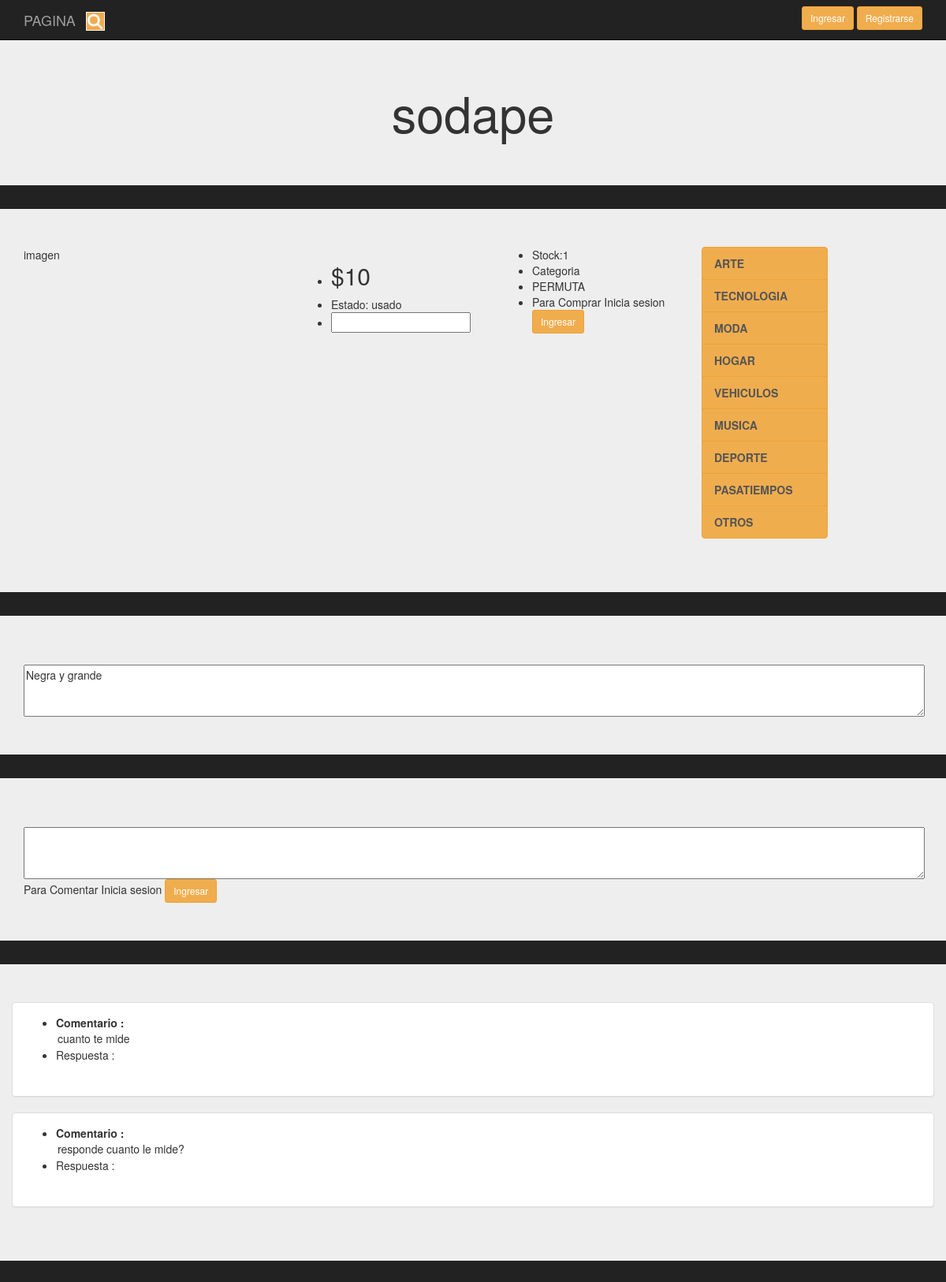
Before: /Prueba/Presentacion/articulo.php?id_pub=12 with the older database file.
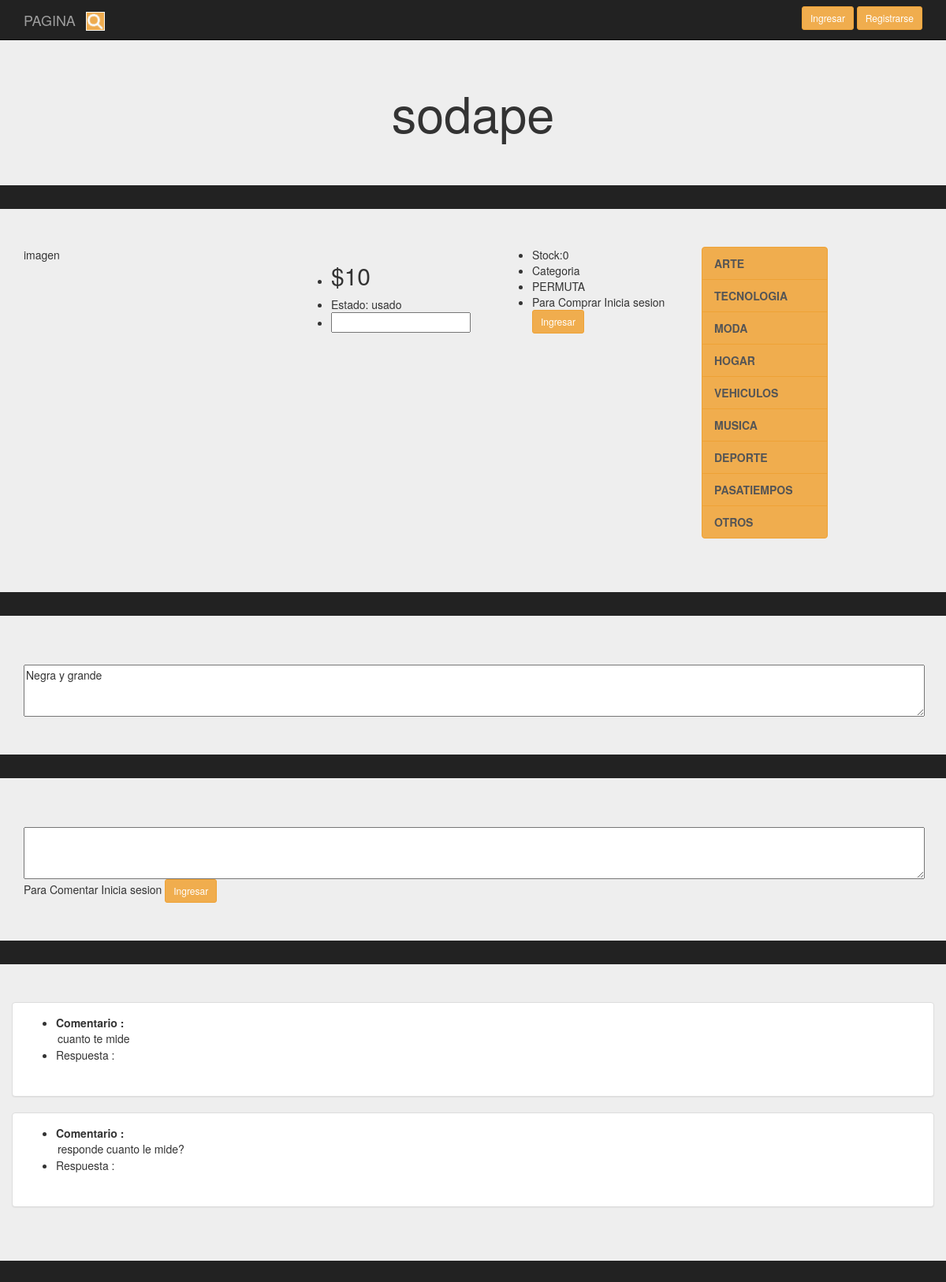
After: the same page with the newer database file.
### tables this page shows
CREATE TABLE `publicacion` (
  `id_pub` int(11) NOT NULL,
  `id_usup` int(11) NOT NULL,
  `nom_pub` varchar(40) DEFAULT NULL,
  `precio_pub` int(11) DEFAULT NULL,
  `stock_pub` int(11) DEFAULT NULL,
  `descripcion_pub` varchar(400) DEFAULT NULL,
  `img01_pub` varchar(20) DEFAULT NULL,
  `img02_pub` varchar(20) NOT NULL,
  `img03_pub` varchar(20) NOT NULL,
  `nuevo_pub` varchar(20) DEFAULT NULL,
  `fecha_pub` date DEFAULT NULL,
  `acepta_permuta_pub` varchar(20) DEFAULT NULL,
  `categoria_pub` varchar(20) DEFAULT NULL,
  `denuncia_pub` tinyint(1) DEFAULT NULL
);

### Prueba/clases/Publicacion.class.php (called while the page is built, shortened)
<?php
require_once('../persistencia/PersistenciaPublicacion.class.php');
class Publicacion
{
    private $id_pub;
    function __construct($id='',$usu='',$nom='',$pre='',$sto='',$des='',$im1='',$im2='',$im3='',$nue=''
	,$fec='',$acp='',$cat='',$den='')
    {
        $this->id_pub= $id;
    }
    public function getIdPublicacion()
    {
      return $this->id_pub;
    }
	public function consultaUno($conex)
    {
      $pu=new PersistenciaPublicacion;
      $datos= $pu->consUno($this,$conex);
      return $datos;
    }
}
?>

### Prueba/persistencia/PersistenciaPublicacion.class.php (called while the page is built, shortened)
<?php
class PersistenciaPublicacion
{
    public function consUno($obj, $conex)
   {
        $id_pub= trim($obj->getIdPublicacion());
        $sql = "select * from publicacion where id_pub=:id_pub";
        $result = $conex->prepare($sql);
	    $result->execute(array(":id_pub" => $id_pub));
		$resultados=$result->fetchAll();
       return $resultados;
    }
 }
?>

### Prueba/clases/Usuario.class.php (called while the page is built, shortened)
<?php
require_once('../persistencia/PersistenciaUsuario.class.php');
class Usuario
{
    function __construct($id='',$repu='',$susp='',$rol='',$prem='',$id_per='')
    {
        $this->idusu= $id;
	}
    public function getIdusuario()
    {
      return $this->idusu;
    }
	public function consultaUno($conex)
    {
      $pu=new PersistenciaUsuario;
      $datos= $pu->consUno($this,$conex);
      return $datos;
    }
}
?>

### Prueba/persistencia/PersistenciaUsuario.class.php (called while the page is built, shortened)
<?php
class PersistenciaUsuario
{
    public function consUno($obj, $conex)
   {
        $id_usu= trim($obj->getIdusuario());
        $sql = "select * from usuario where id_usu=:id_usu";
        $result = $conex->prepare($sql);
	    $result->execute(array(":id_usu" => $id_usu));
		$resultados=$result->fetchAll();
       return $resultados;
    }
 }
?>

### Prueba/clases/Comenta.class.php (called while the page is built, shortened)
<?php
require_once('../persistencia/PersistenciaComenta.class.php');
class Comenta
{
	private $id_pubcom;
    function __construct($idc='',$idu='',$idp='',$com='',$den='',$resp='')
    {
		$this->id_pubcom= $idp;
	}
	public function getIdpubcom()
    {
      return $this->id_pubcom;
    }
    public function consultaTodosPub($conex)
    {
      $pu=new PersistenciaComenta;
      $datos= $pu->consTodosPub($this,$conex);
      return $datos;
    }
}
?>

### Prueba/persistencia/PersistenciaComenta.class.php (called while the page is built, shortened)
<?php
class PersistenciaComenta
{
   public function consTodosPub($obj, $conex)
   {
		$id_pub= trim($obj->getIdpubcom());
        $sql = "select * from comenta where id_pubcom=:id_pub";
        $result = $conex->prepare($sql);
		$result->execute(array(":id_pub" => $id_pub));
		$resultados=$result->fetchAll();
       return $resultados;
    }
 }
?>

### Prueba/Presentacion/articulo.php (the view, shortened to what the changed rows need)
<?php
require_once('../clases/Publicacion.class.php');
require_once('../clases/Usuario.class.php');
require_once('../clases/Comenta.class.php');
$id_pub= strip_tags(trim($_GET['id_pub']));
?>
<!doctype html>
<html lang="en">
<head>
<link rel="stylesheet" href="https://maxcdn.bootstrapcdn.com/bootstrap/3.3.7/css/bootstrap.min.css">
<link rel="stylesheet" href="../css/estilos.css">
	</head>
<body>
									<?php
										$conex = conectar();
										$d = new Publicacion($id_pub);
										$datos_d=$d->consultaUno($conex);
										$cuenta=count($datos_d);
									?>
									<?php
									for ($i=0;$i<$cuenta;$i++)
									{
									?>
									<?php $id_usup = $datos_d[$i][1]?>
									<?php $nom_pub = $datos_d[$i][2]?>
									<?php $precio = $datos_d[$i][3]?>
									<?php $stock = $datos_d[$i][4]?>
									<?php $descripcion = $datos_d[$i][5]?>
									<?php $estado = $datos_d[$i][9]?>
									<?php $permuta = $datos_d[$i][11]?>
									<?php
											$conex = conectar();
											$u = new Usuario($id_usup);
											$datos_u=$u->consultaUno($conex);
											$cuentau=count($datos_u);
										?>
											<?php
											for ($i=0;$i<$cuentau;$i++)
											{
											?>
									<?php
												$id_comenpub = $datos_d[$i][0];
												$conex = conectar();
												$c = new Comenta('','',$id_comenpub);
												$datos_c=$c->consultaTodosPub($conex);
												$cuentac=count($datos_c);
											?>
											<table>
				<?php
				for ($i=0;$i<$cuentac;$i++)
				{
				?>
										<?php $id_com = $datos_c[$i][0]?>
										<?php $id_usucomenta = $datos_c[$i][1]?>
										<?php $id_pub_comentada = $datos_c[$i][2]?>
										<?php $comentario = $datos_c[$i][3]?>
										<?php $com_denunciado = $datos_c[$i][4]?>
										<?php $respuesta = $datos_c[$i][5]?>
								<?php
								}
								?>
		<div class="jumbotron">
			<div class="container text-center">
			<h1 class="text-danger"><?php echo $nom_pub ?></h1>
			</div>
		</div>
		<div class="jumbotron">
				<div class="container">
					<div class="row col-md-4">
					imagen
					</div>
					<div class="row col-md-3">
						<ul>
							<li><h2>$<?php echo $precio ?></h2></li>
							<li>Estado: <?php echo $estado ?></li>
							<li><input type="number" min="1" class=""></li>
						</ul>
					</div>
					<div class="row col-md-3">
						<ul>
							<li>Stock:<?php echo $stock ?></li>
							<li>Categoria</li>
							<li><?php if ($permuta == "permuta"){ ?>
							PERMUTA
							<?php }
							if ($permuta == "nopermuta") {?>
							No permuta
							<?php }?></li>
							<li>Para Comprar Inicia sesion <a href="singin.php" class="btn btn-warning btn-sm">Ingresar</a></li>
						</ul>
					</div>
					<div>
						<div class="row col-xs-6 col-sm-3 col-md-2 sidebar-offcanvas aling-left" id="sidebar">
						  <div class="list-group"><b>
						 	<a href="menucategoria.php?categoria=ARTE" class="list-group-item">ARTE</a>
							<a href="menucategoria.php?categoria=TECNOLOGIA" class="list-group-item">TECNOLOGIA</a>
							<a href="menucategoria.php?categoria=MODA" class="list-group-item">MODA</a>
							<a href="menucategoria.php?categoria=HOGAR" class="list-group-item">HOGAR</a>
							<a href="menucategoria.php?categoria=VEHICULOS" class="list-group-item">VEHICULOS</a>
							<a href="menucategoria.php?categoria=MUSICA" class="list-group-item">MUSICA</a>
							<a href="menucategoria.php?categoria=DEPORTE" class="list-group-item">DEPORTE</a>
							<a href="menucategoria.php?categoria=PASATIEMPOS" class="list-group-item">PASATIEMPOS</a>
							<a href="menucategoria.php?categoria=OTROS" class="list-group-item">OTROS</a>
							</b>
						  </div>
						</div>
					</div>
				</div>
		</div>
			<div class="jumbotron">
				<div class="container">
					<form action="">
						<textarea name="area" id="" cols="150" rows="3"><?php echo $descripcion ?></textarea>
					</form>
				</div>
			</div>
		<div class="jumbotron">
			<div class="container">
				<form action="">
					<textarea name="area" id="" cols="150" rows="3"></textarea><br>
					Para Comentar Inicia sesion <a href="singin.php" class="btn btn-warning btn-sm">Ingresar</a>
				</form>
			</div>
		</div>
		<div class="jumbotron">
			<div class="container">
				<div class="row">
				<?php
				for ($i=0;$i<$cuentac;$i++)
				{
				?>
				<div class="panel panel-default">
					<div class="panel-body">
						<ul>
							<li><strong>Comentario : </strong><br><option value="<?php echo $datos_c[$i][0]?>"  ><?php echo $datos_c[$i][3]?></option></li>
							<li>Respuesta : <br><option value="<?php echo $datos_c[$i][0]?>"  ><?php echo $datos_c[$i][5]?></option></li>
						</ul>
					</div>
				</div>
				<?php
				}
				?>
				</div>
			</div>
		</div>
</body>
</html>
								<?php
								}
								}
								?>

Changed rows visible on the page:
changed publicacion "sodape": stock_pub "1" → "0"
